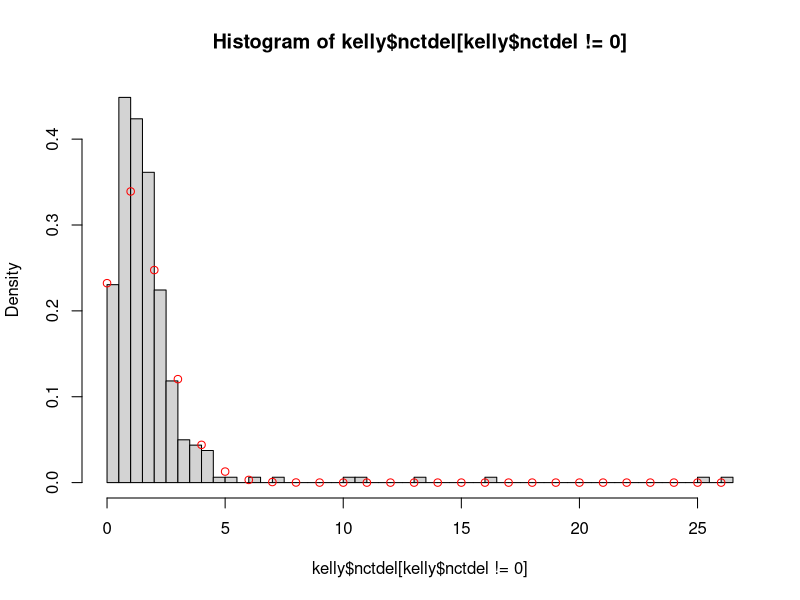
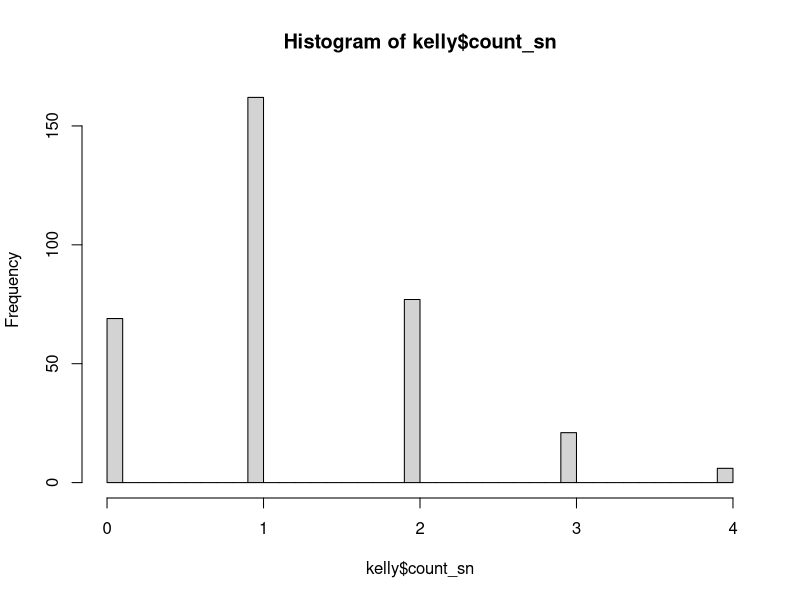
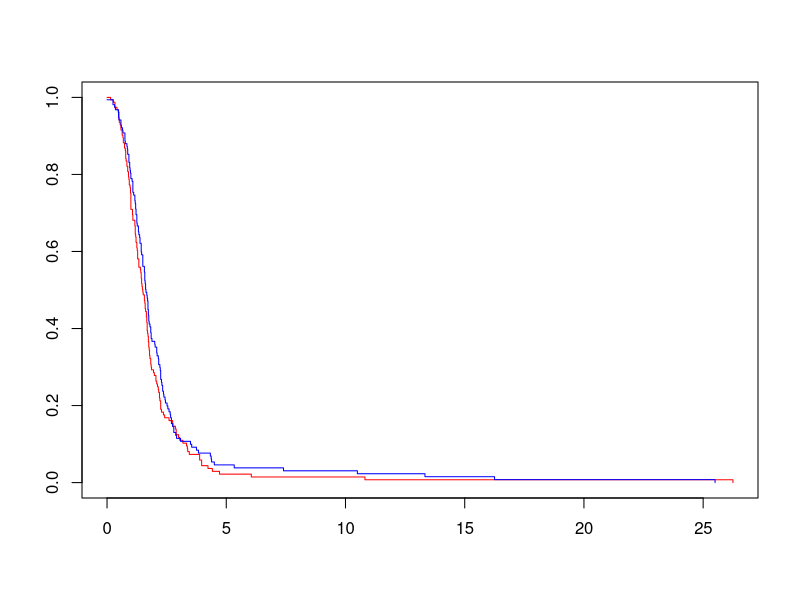

Here is the R script that generated these plots, in order:
## ---- chunk 1
library(dplyr)
library(magrittr)
library(knitr)
## ---- chunk 2
kelly <- read.table("kellydat.txt", header = T)
## ---- chunk 3
kelly <- kelly %>% mutate(count_sn = sn1 + sn2*2 + sn3*3 + all4*4) %>% select(-c(sn1, sn2, sn3, all4))
kable(head(kelly))
## ---- chunk 4
hist(kelly$nctdel[kelly$nctdel!=0.0],breaks=40,freq=F) # dist of wait times (zero wait times removed)
lines(seq(0,26),dpois(seq(0,26),1.46),type="p",col="red") # poisson model, arbitrary lambda
hist(kelly$count_sn,breaks=50) # dist of symptom counts

## ---- chunk 5
library(survival)
d2 <- Surv(kelly$nctdel, kelly$fail) #creates a survival object #preprocessed version of the data
km <- survfit(d2 ~ kelly$male)
plot(km, col = c("red", "blue"))
print(km)
